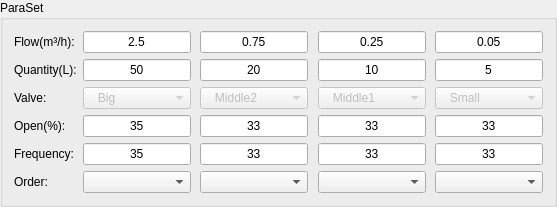
    <widget class="QGroupBox" name="gBox_FlowPnt">
     <property name="title">
      <string>ParaSet</string>
     </property>
     <layout class="QGridLayout" name="gridLayout_9">
      <item row="0" column="0">
       <widget class="QLabel" name="label_12">
        <property name="text">
         <string>Flow(m³/h):</string>
        </property>
       </widget>
      </item>
      <item row="0" column="1">
       <widget class="QLineEdit" name="lnEdit_Flow1">
        <property name="text">
         <string>2.5</string>
        </property>
        <property name="alignment">
         <set>Qt::AlignCenter</set>
        </property>
       </widget>
      </item>
      <item row="0" column="2">
       <spacer name="horizontalSpacer_6">
        <property name="orientation">
         <enum>Qt::Horizontal</enum>
        </property>
        <property name="sizeHint" stdset="0">
         <size>
          <width>3</width>
          <height>20</height>
         </size>
        </property>
       </spacer>
      </item>
      <item row="0" column="3">
       <widget class="QLineEdit" name="lnEdit_Flow2">
        <property name="text">
         <string>0.75</string>
        </property>
        <property name="alignment">
         <set>Qt::AlignCenter</set>
        </property>
       </widget>
      </item>
      <item row="0" column="4">
       <spacer name="horizontalSpacer_10">
        <property name="orientation">
         <enum>Qt::Horizontal</enum>
        </property>
        <property name="sizeHint" stdset="0">
         <size>
          <width>4</width>
          <height>17</height>
         </size>
        </property>
       </spacer>
      </item>
      <item row="0" column="5">
       <widget class="QLineEdit" name="lnEdit_Flow3">
        <property name="text">
         <string>0.25</string>
        </property>
        <property name="alignment">
         <set>Qt::AlignCenter</set>
        </property>
       </widget>
      </item>
      <item row="0" column="6">
       <spacer name="horizontalSpacer_11">
        <property name="orientation">
         <enum>Qt::Horizontal</enum>
        </property>
        <property name="sizeHint" stdset="0">
         <size>
          <width>3</width>
          <height>20</height>
         </size>
        </property>
       </spacer>
      </item>
      <item row="0" column="7">
       <widget class="QLineEdit" name="lnEdit_Flow4">
        <property name="text">
         <string>0.05</string>
        </property>
        <property name="alignment">
         <set>Qt::AlignCenter</set>
        </property>
       </widget>
      </item>
      <item row="1" column="0">
       <widget class="QLabel" name="label_13">
        <property name="text">
         <string>Quantity(L):</string>
        </property>
       </widget>
      </item>
      <item row="1" column="1">
       <widget class="QLineEdit" name="lineEdit_Quantity_1">
        <property name="text">
         <string>50</string>
        </property>
        <property name="alignment">
         <set>Qt::AlignCenter</set>
        </property>
       </widget>
      </item>
      <item row="1" column="2">
       <spacer name="horizontalSpacer_7">
        <property name="orientation">
         <enum>Qt::Horizontal</enum>
        </property>
        <property name="sizeHint" stdset="0">
         <size>
          <width>3</width>
          <height>20</height>
         </size>
        </property>
       </spacer>
      </item>
      <item row="1" column="3">
       <widget class="QLineEdit" name="lineEdit_Quantity_2">
        <property name="text">
         <string>20</string>
        </property>
        <property name="alignment">
         <set>Qt::AlignCenter</set>
        </property>
       </widget>
      </item>
      <item row="1" column="4">
       <spacer name="horizontalSpacer_12">
        <property name="orientation">
         <enum>Qt::Horizontal</enum>
        </property>
        <property name="sizeHint" stdset="0">
         <size>
          <width>4</width>
          <height>17</height>
         </size>
        </property>
       </spacer>
      </item>
      <item row="1" column="5">
       <widget class="QLineEdit" name="lineEdit_Quantity_3">
        <property name="text">
         <string>10</string>
        </property>
        <property name="alignment">
         <set>Qt::AlignCenter</set>
        </property>
       </widget>
      </item>
      <item row="1" column="6">
       <spacer name="horizontalSpacer_13">
        <property name="orientation">
         <enum>Qt::Horizontal</enum>
        </property>
        <property name="sizeHint" stdset="0">
         <size>
          <width>3</width>
          <height>20</height>
         </size>
        </property>
       </spacer>
      </item>
      <item row="1" column="7">
       <widget class="QLineEdit" name="lineEdit_Quantity_4">
        <property name="text">
         <string>5</string>
        </property>
        <property name="alignment">
         <set>Qt::AlignCenter</set>
        </property>
       </widget>
      </item>
      <item row="2" column="0">
       <widget class="QLabel" name="label_14">
        <property name="text">
         <string>Valve:</string>
        </property>
       </widget>
      </item>
      <item row="2" column="1">
       <widget class="QComboBox" name="cBox_Valve_1">
        <property name="enabled">
         <bool>false</bool>
        </property>
        <property name="sizePolicy">
         <sizepolicy hsizetype="Expanding" vsizetype="Fixed">
          <horstretch>0</horstretch>
          <verstretch>0</verstretch>
         </sizepolicy>
        </property>
        <property name="font">
         <font>
          <weight>50</weight>
          <italic>false</italic>
          <bold>false</bold>
          <kerning>false</kerning>
         </font>
        </property>
        <property name="acceptDrops">
         <bool>false</bool>
        </property>
        <property name="layoutDirection">
         <enum>Qt::LeftToRight</enum>
        </property>
        <property name="autoFillBackground">
         <bool>false</bool>
        </property>
        <property name="frame">
         <bool>true</bool>
        </property>
        <item>
         <property name="text">
          <string>   Big</string>
         </property>
         <property name="icon">
          <iconset>
           <normaloff>C:/Users/Administrator/none.ico</normaloff>C:/Users/Administrator/none.ico</iconset>
         </property>
        </item>
        <item>
         <property name="text">
          <string>   Middle2</string>
         </property>
        </item>
        <item>
         <property name="text">
          <string>   Middle1</string>
         </property>
        </item>
        <item>
         <property name="text">
          <string>   Small</string>
         </property>
        </item>
       </widget>
      </item>
      <item row="2" column="2">
       <spacer name="horizontalSpacer_20">
        <property name="orientation">
         <enum>Qt::Horizontal</enum>
        </property>
        <property name="sizeHint" stdset="0">
         <size>
          <width>3</width>
          <height>20</height>
         </size>
        </property>
       </spacer>
      </item>
      <item row="2" column="3">
       <widget class="QComboBox" name="cBox_Valve_2">
        <property name="enabled">
         <bool>false</bool>
        </property>
        <property name="sizePolicy">
         <sizepolicy hsizetype="Expanding" vsizetype="Fixed">
          <horstretch>0</horstretch>
          <verstretch>0</verstretch>
         </sizepolicy>
        </property>
        <property name="font">
         <font>
          <weight>50</weight>
          <italic>false</italic>
          <bold>false</bold>
          <kerning>false</kerning>
         </font>
        </property>
        <property name="acceptDrops">
         <bool>false</bool>
        </property>
        <property name="layoutDirection">
         <enum>Qt::LeftToRight</enum>
        </property>
        <property name="autoFillBackground">
         <bool>false</bool>
        </property>
        <property name="currentIndex">
         <number>1</number>
        </property>
        <property name="frame">
         <bool>true</bool>
        </property>
        <item>
         <property name="text">
          <string>   Big</string>
         </property>
         <property name="icon">
          <iconset>
           <normaloff>C:/Users/Administrator/none.ico</normaloff>C:/Users/Administrator/none.ico</iconset>
         </property>
        </item>
        <item>
         <property name="text">
          <string>   Middle2</string>
         </property>
        </item>
        <item>
         <property name="text">
          <string>   Middle1</string>
         </property>
        </item>
        <item>
         <property name="text">
          <string>   Small</string>
         </property>
        </item>
       </widget>
      </item>
      <item row="2" column="4">
       <spacer name="horizontalSpacer_21">
        <property name="orientation">
         <enum>Qt::Horizontal</enum>
        </property>
        <property name="sizeHint" stdset="0">
         <size>
          <width>4</width>
          <height>19</height>
         </size>
        </property>
       </spacer>
      </item>
      <item row="2" column="5">
       <widget class="QComboBox" name="cBox_Valve_3">
        <property name="enabled">
         <bool>false</bool>
        </property>
        <property name="sizePolicy">
         <sizepolicy hsizetype="Expanding" vsizetype="Fixed">
          <horstretch>0</horstretch>
          <verstretch>0</verstretch>
         </sizepolicy>
        </property>
        <property name="font">
         <font>
          <weight>50</weight>
          <italic>false</italic>
          <bold>false</bold>
          <kerning>false</kerning>
         </font>
        </property>
        <property name="acceptDrops">
         <bool>false</bool>
        </property>
        <property name="layoutDirection">
         <enum>Qt::LeftToRight</enum>
        </property>
        <property name="autoFillBackground">
         <bool>false</bool>
        </property>
        <property name="currentIndex">
         <number>2</number>
        </property>
        <property name="frame">
         <bool>true</bool>
        </property>
        <item>
         <property name="text">
          <string>   Big</string>
         </property>
         <property name="icon">
          <iconset>
           <normaloff>C:/Users/Administrator/none.ico</normaloff>C:/Users/Administrator/none.ico</iconset>
         </property>
        </item>
        <item>
         <property name="text">
          <string>   Middle2</string>
         </property>
        </item>
        <item>
         <property name="text">
          <string>   Middle1</string>
         </property>
        </item>
        <item>
         <property name="text">
          <string>   Small</string>
         </property>
        </item>
       </widget>
      </item>
      <item row="2" column="6">
       <spacer name="horizontalSpacer_26">
        <property name="orientation">
         <enum>Qt::Horizontal</enum>
        </property>
        <property name="sizeHint" stdset="0">
         <size>
          <width>3</width>
          <height>20</height>
         </size>
        </property>
       </spacer>
      </item>
      <item row="2" column="7">
       <widget class="QComboBox" name="cBox_Valve_4">
        <property name="enabled">
         <bool>false</bool>
        </property>
        <property name="sizePolicy">
         <sizepolicy hsizetype="Expanding" vsizetype="Fixed">
          <horstretch>0</horstretch>
          <verstretch>0</verstretch>
         </sizepolicy>
        </property>
        <property name="font">
         <font>
          <weight>50</weight>
          <italic>false</italic>
          <bold>false</bold>
          <kerning>false</kerning>
         </font>
        </property>
        <property name="acceptDrops">
         <bool>false</bool>
        </property>
        <property name="layoutDirection">
         <enum>Qt::LeftToRight</enum>
        </property>
        <property name="autoFillBackground">
         <bool>false</bool>
        </property>
        <property name="currentIndex">
         <number>3</number>
        </property>
        <property name="frame">
         <bool>true</bool>
        </property>
        <item>
         <property name="text">
          <string>   Big</string>
         </property>
         <property name="icon">
          <iconset>
           <normaloff>C:/Users/Administrator/none.ico</normaloff>C:/Users/Administrator/none.ico</iconset>
         </property>
        </item>
        <item>
         <property name="text">
          <string>   Middle2</string>
         </property>
        </item>
        <item>
         <property name="text">
          <string>   Middle1</string>
         </property>
        </item>
        <item>
         <property name="text">
          <string>   Small</string>
         </property>
        </item>
       </widget>
      </item>
      <item row="3" column="0">
       <widget class="QLabel" name="label_18">
        <property name="text">
         <string>Open(%):</string>
        </property>
       </widget>
      </item>
      <item row="3" column="1">
       <widget class="QLineEdit" name="lineEdit_Opening_1">
        <property name="text">
         <string>35</string>
        </property>
        <property name="alignment">
         <set>Qt::AlignCenter</set>
        </property>
       </widget>
      </item>
      <item row="3" column="2">
       <spacer name="horizontalSpacer_8">
        <property name="orientation">
         <enum>Qt::Horizontal</enum>
        </property>
        <property name="sizeHint" stdset="0">
         <size>
          <width>3</width>
          <height>20</height>
         </size>
        </property>
       </spacer>
      </item>
      <item row="3" column="3">
       <widget class="QLineEdit" name="lineEdit_Opening_2">
        <property name="text">
         <string>33</string>
        </property>
        <property name="alignment">
         <set>Qt::AlignCenter</set>
        </property>
       </widget>
      </item>
      <item row="3" column="4">
       <spacer name="horizontalSpacer_15">
        <property name="orientation">
         <enum>Qt::Horizontal</enum>
        </property>
        <property name="sizeHint" stdset="0">
         <size>
          <width>4</width>
          <height>17</height>
         </size>
        </property>
       </spacer>
      </item>
      <item row="3" column="5">
       <widget class="QLineEdit" name="lineEdit_Opening_3">
        <property name="text">
         <string>33</string>
        </property>
        <property name="alignment">
         <set>Qt::AlignCenter</set>
        </property>
       </widget>
      </item>
      <item row="3" column="6">
       <spacer name="horizontalSpacer_14">
        <property name="orientation">
         <enum>Qt::Horizontal</enum>
        </property>
        <property name="sizeHint" stdset="0">
         <size>
          <width>3</width>
          <height>20</height>
         </size>
        </property>
       </spacer>
      </item>
      <item row="3" column="7">
       <widget class="QLineEdit" name="lineEdit_Opening_4">
        <property name="text">
         <string>33</string>
        </property>
        <property name="alignment">
         <set>Qt::AlignCenter</set>
        </property>
       </widget>
      </item>
      <item row="4" column="0">
       <widget class="QLabel" name="label_29">
        <property name="text">
         <string>Frequency:</string>
        </property>
       </widget>
      </item>
      <item row="4" column="1">
       <widget class="QLineEdit" name="lineEdit_freq_1">
        <property name="text">
         <string>35</string>
        </property>
        <property name="alignment">
         <set>Qt::AlignCenter</set>
        </property>
       </widget>
      </item>
      <item row="4" column="2">
       <spacer name="horizontalSpacer_28">
        <property name="orientation">
         <enum>Qt::Horizontal</enum>
        </property>
        <property name="sizeHint" stdset="0">
         <size>
          <width>0</width>
          <height>20</height>
         </size>
        </property>
       </spacer>
      </item>
      <item row="4" column="3">
       <widget class="QLineEdit" name="lineEdit_freq_2">
        <property name="text">
         <string>33</string>
        </property>
        <property name="alignment">
         <set>Qt::AlignCenter</set>
        </property>
       </widget>
      </item>
      <item row="4" column="4">
       <spacer name="horizontalSpacer_27">
        <property name="orientation">
         <enum>Qt::Horizontal</enum>
        </property>
        <property name="sizeHint" stdset="0">
         <size>
          <width>0</width>
          <height>17</height>
         </size>
        </property>
       </spacer>
      </item>
      <item row="4" column="5">
       <widget class="QLineEdit" name="lineEdit_freq_3">
        <property name="text">
         <string>33</string>
        </property>
        <property name="alignment">
         <set>Qt::AlignCenter</set>
        </property>
       </widget>
      </item>
      <item row="4" column="6">
       <spacer name="horizontalSpacer_22">
        <property name="orientation">
         <enum>Qt::Horizontal</enum>
        </property>
        <property name="sizeHint" stdset="0">
         <size>
          <width>0</width>
          <height>20</height>
         </size>
        </property>
       </spacer>
      </item>
      <item row="4" column="7">
       <widget class="QLineEdit" name="lineEdit_freq_4">
        <property name="text">
         <string>33</string>
        </property>
        <property name="alignment">
         <set>Qt::AlignCenter</set>
        </property>
       </widget>
      </item>
      <item row="5" column="0">
       <widget class="QLabel" name="label_15">
        <property name="text">
         <string>Order:</string>
        </property>
       </widget>
      </item>
      <item row="5" column="1">
       <widget class="QComboBox" name="cBox_seq_1">
        <property name="sizePolicy">
         <sizepolicy hsizetype="Expanding" vsizetype="Fixed">
          <horstretch>0</horstretch>
          <verstretch>0</verstretch>
         </sizepolicy>
        </property>
        <property name="font">
         <font>
          <weight>50</weight>
          <italic>false</italic>
          <bold>false</bold>
          <kerning>false</kerning>
         </font>
        </property>
        <property name="acceptDrops">
         <bool>false</bool>
        </property>
        <property name="layoutDirection">
         <enum>Qt::LeftToRight</enum>
        </property>
        <property name="autoFillBackground">
         <bool>false</bool>
        </property>
        <property name="frame">
         <bool>true</bool>
        </property>
        <item>
         <property name="text">
          <string/>
         </property>
         <property name="icon">
          <iconset>
           <normaloff>C:/Users/Administrator/none.ico</normaloff>C:/Users/Administrator/none.ico</iconset>
         </property>
        </item>
        <item>
         <property name="text">
          <string>       1</string>
         </property>
        </item>
        <item>
         <property name="text">
          <string>       2</string>
         </property>
        </item>
        <item>
         <property name="text">
          <string>       3</string>
         </property>
        </item>
        <item>
         <property name="text">
          <string>       4</string>
         </property>
        </item>
       </widget>
      </item>
      <item row="5" column="2">
       <spacer name="horizontalSpacer_9">
        <property name="orientation">
         <enum>Qt::Horizontal</enum>
        </property>
        <property name="sizeHint" stdset="0">
         <size>
          <width>3</width>
          <height>20</height>
         </size>
        </property>
       </spacer>
      </item>
      <item row="5" column="3">
       <widget class="QComboBox" name="cBox_seq_2">
        <property name="sizePolicy">
         <sizepolicy hsizetype="Preferred" vsizetype="Fixed">
          <horstretch>0</horstretch>
          <verstretch>0</verstretch>
         </sizepolicy>
        </property>
        <property name="currentIndex">
         <number>0</number>
        </property>
        <item>
         <property name="text">
          <string/>
         </property>
         <property name="icon">
          <iconset>
           <normaloff>C:/Users/Administrator/none.ico</normaloff>C:/Users/Administrator/none.ico</iconset>
         </property>
        </item>
        <item>
         <property name="text">
          <string>       1</string>
         </property>
        </item>
        <item>
         <property name="text">
          <string>       2</string>
         </property>
        </item>
        <item>
         <property name="text">
          <string>       3</string>
         </property>
        </item>
        <item>
         <property name="text">
          <string>       4</string>
         </property>
        </item>
       </widget>
      </item>
      <item row="5" column="4">
       <spacer name="horizontalSpacer_16">
        <property name="orientation">
         <enum>Qt::Horizontal</enum>
        </property>
        <property name="sizeHint" stdset="0">
         <size>
          <width>4</width>
          <height>19</height>
         </size>
        </property>
       </spacer>
      </item>
      <item row="5" column="5">
       <widget class="QComboBox" name="cBox_seq_3">
        <property name="sizePolicy">
         <sizepolicy hsizetype="Expanding" vsizetype="Fixed">
          <horstretch>0</horstretch>
          <verstretch>0</verstretch>
         </sizepolicy>
        </property>
        <property name="currentIndex">
         <number>0</number>
        </property>
        <item>
         <property name="text">
          <string/>
         </property>
         <property name="icon">
          <iconset>
           <normaloff>C:/Users/Administrator/none.ico</normaloff>C:/Users/Administrator/none.ico</iconset>
         </property>
        </item>
        <item>
         <property name="text">
          <string>       1</string>
         </property>
        </item>
        <item>
         <property name="text">
          <string>       2</string>
         </property>
        </item>
        <item>
         <property name="text">
          <string>       3</string>
         </property>
        </item>
        <item>
         <property name="text">
          <string>       4</string>
         </property>
        </item>
       </widget>
      </item>
      <item row="5" column="6">
       <spacer name="horizontalSpacer_17">
        <property name="orientation">
         <enum>Qt::Horizontal</enum>
        </property>
        <property name="sizeHint" stdset="0">
         <size>
          <width>3</width>
          <height>20</height>
         </size>
        </property>
       </spacer>
      </item>
      <item row="5" column="7">
       <widget class="QComboBox" name="cBox_seq_4">
        <property name="layoutDirection">
         <enum>Qt::LeftToRight</enum>
        </property>
        <property name="currentIndex">
         <number>0</number>
        </property>
        <item>
         <property name="text">
          <string/>
         </property>
         <property name="icon">
          <iconset>
           <normaloff>C:/Users/Administrator/none.ico</normaloff>C:/Users/Administrator/none.ico</iconset>
         </property>
        </item>
        <item>
         <property name="text">
          <string>       1</string>
         </property>
        </item>
        <item>
         <property name="text">
          <string>       2</string>
         </property>
        </item>
        <item>
         <property name="text">
          <string>       3</string>
         </property>
        </item>
        <item>
         <property name="text">
          <string>       4</string>
         </property>
        </item>
       </widget>
      </item>
     </layout>
    </widget>
